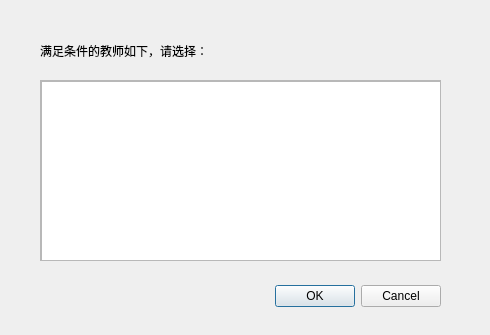
<?xml version="1.0" encoding="UTF-8"?>
<ui version="4.0">
 <class>TeacherSearch</class>
 <widget class="QDialog" name="TeacherSearch">
  <property name="geometry">
   <rect>
    <x>0</x>
    <y>0</y>
    <width>490</width>
    <height>335</height>
   </rect>
  </property>
  <property name="windowTitle">
   <string>Dialog</string>
  </property>
  <widget class="QDialogButtonBox" name="buttonBox">
   <property name="geometry">
    <rect>
     <x>30</x>
     <y>280</y>
     <width>411</width>
     <height>32</height>
    </rect>
   </property>
   <property name="orientation">
    <enum>Qt::Horizontal</enum>
   </property>
   <property name="standardButtons">
    <set>QDialogButtonBox::Cancel|QDialogButtonBox::Ok</set>
   </property>
  </widget>
  <widget class="QLabel" name="label">
   <property name="geometry">
    <rect>
     <x>40</x>
     <y>30</y>
     <width>301</width>
     <height>41</height>
    </rect>
   </property>
   <property name="styleSheet">
    <string notr="true">font: 12pt &quot;3ds&quot;;</string>
   </property>
   <property name="text">
    <string>满足条件的教师如下，请选择：</string>
   </property>
  </widget>
  <widget class="QScrollArea" name="scrollArea">
   <property name="geometry">
    <rect>
     <x>40</x>
     <y>80</y>
     <width>401</width>
     <height>181</height>
    </rect>
   </property>
   <property name="widgetResizable">
    <bool>true</bool>
   </property>
   <widget class="QWidget" name="scrollAreaWidgetContents">
    <property name="geometry">
     <rect>
      <x>0</x>
      <y>0</y>
      <width>399</width>
      <height>179</height>
     </rect>
    </property>
    <widget class="QListWidget" name="teacherList">
     <property name="geometry">
      <rect>
       <x>0</x>
       <y>0</y>
       <width>401</width>
       <height>181</height>
      </rect>
     </property>
    </widget>
   </widget>
  </widget>
 </widget>
 <resources/>
 <connections>
  <connection>
   <sender>buttonBox</sender>
   <signal>accepted()</signal>
   <receiver>TeacherSearch</receiver>
   <slot>accept()</slot>
   <hints>
    <hint type="sourcelabel">
     <x>248</x>
     <y>254</y>
    </hint>
    <hint type="destinationlabel">
     <x>157</x>
     <y>274</y>
    </hint>
   </hints>
  </connection>
  <connection>
   <sender>buttonBox</sender>
   <signal>rejected()</signal>
   <receiver>TeacherSearch</receiver>
   <slot>reject()</slot>
   <hints>
    <hint type="sourcelabel">
     <x>316</x>
     <y>260</y>
    </hint>
    <hint type="destinationlabel">
     <x>286</x>
     <y>274</y>
    </hint>
   </hints>
  </connection>
 </connections>
</ui>
